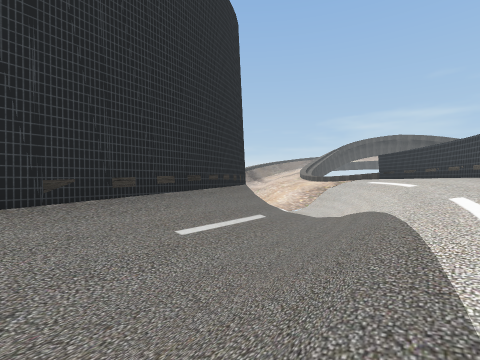
View 1 (above)

16 first-person views from a walk through a scene from a Unity 3-D project. The camera is 1.3 m above the floor, looks level and sees 85° across. The floor is counted in squares, 2 m on a side. Each view is taken from the middle of a square. On the plan, view 1 faces up. The plan holds only what a view shows up to about 9 squares ahead; the rest is blank. The place goes on beyond the plan. Some surface patterns are stand-ins.

View 2
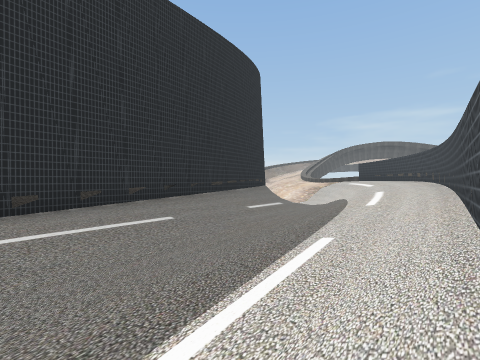

View 3
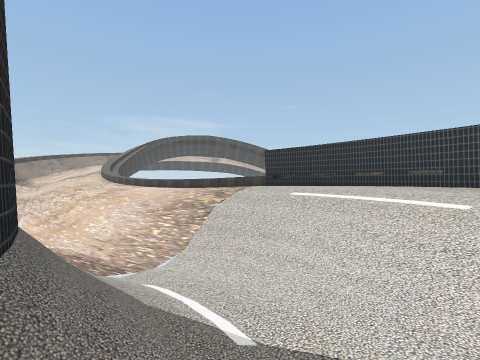

View 4
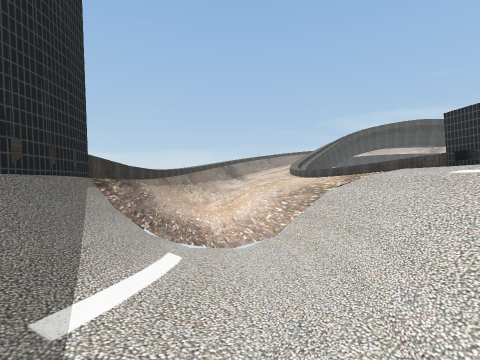

View 5
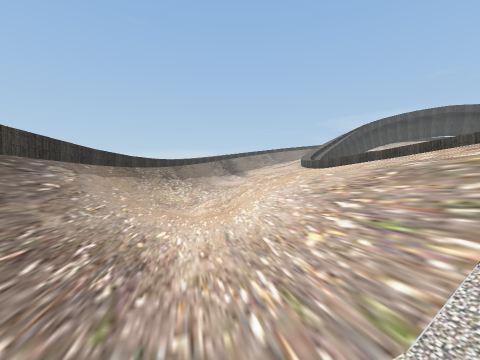

View 6
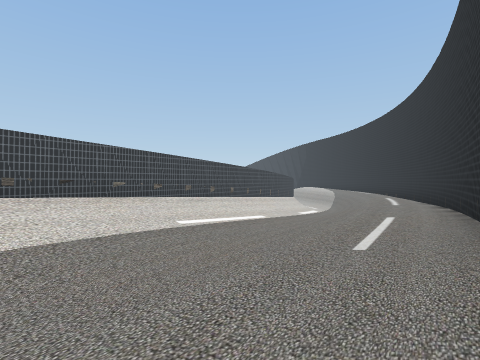

View 7
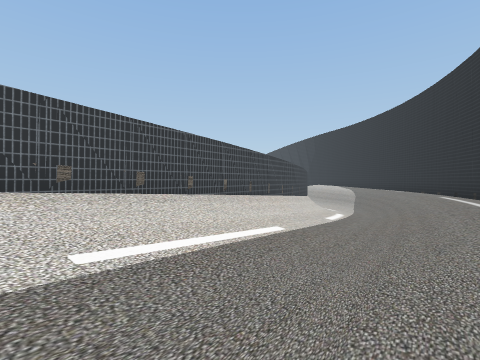

View 8
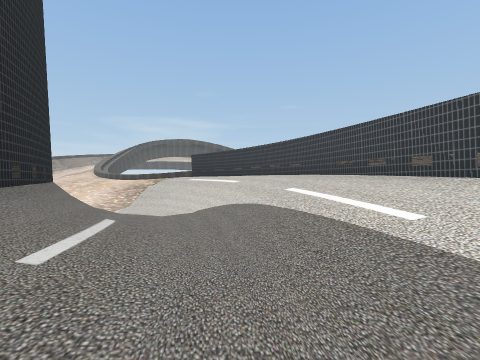

View 9
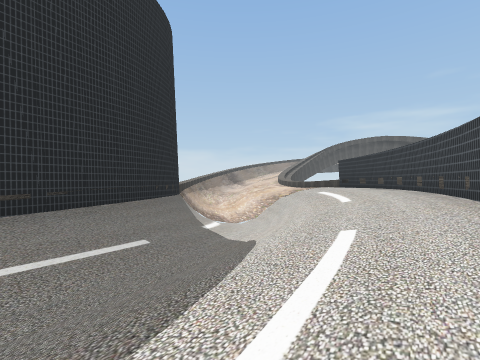

View 10
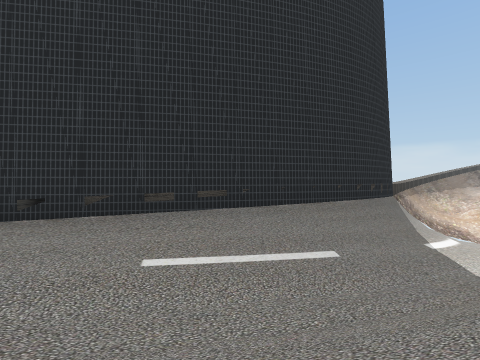

View 11
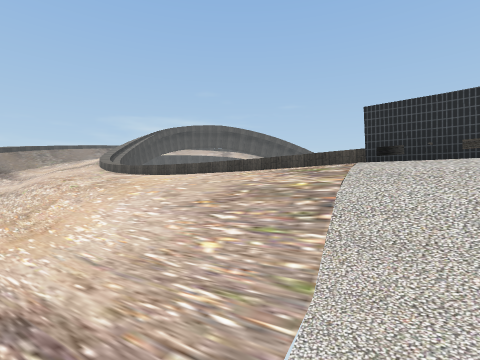

View 12
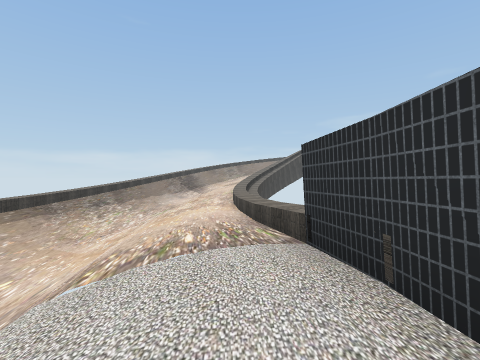

View 13
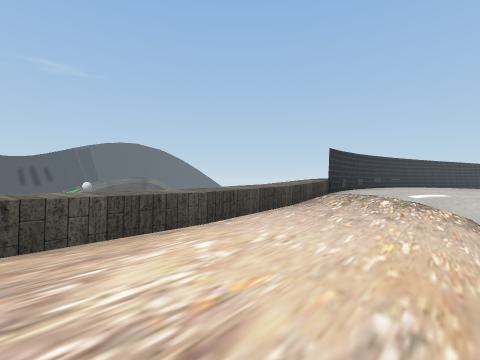

View 14
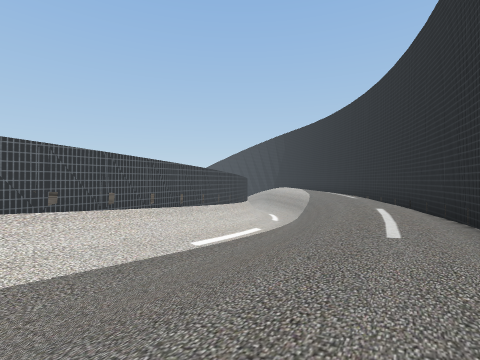

View 15
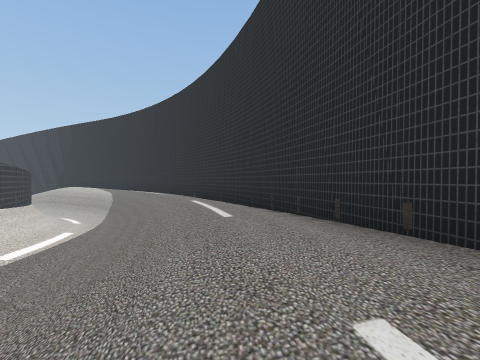

View 16
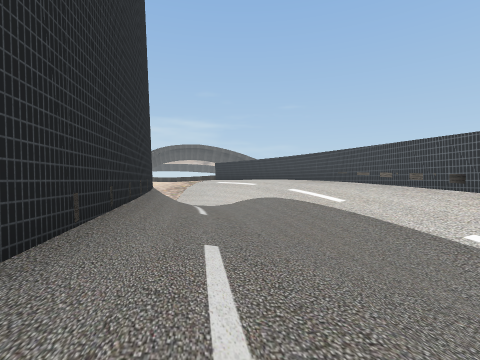

### Floor plan
Key: @ floor where view 1 was taken; # wall or solid block; . main floor; : floor 0.25 m higher than the main floor; - floor 0.25 m lower than the main floor; + floor 0.5 m higher than the main floor; _ floor 0.5 m lower than the main floor; * floor 0.75 m higher than the main floor; < floor 0.75 m lower than the main floor; % floor 1 m higher than the main floor; ( floor 1 m lower than the main floor; & floor 1.25 m higher than the main floor; ! floor 1.25 m lower than the main floor; ? floor 1.5 m lower than the main floor; / step, stairs or slope; = window, fence, low wall or low ledge; ^ raised ledge.
Columns run from 10 left of view 1 to 7 right of it. Each row starts with its distance up from view 1.
 17          #/(/+%^
 16          #/(/+%^
 15          #/(/+%^
 14          #/(//%^^
 13          #/(//%&^
 12          ##(//%&^
 11           #((/%&^
 10           #/(//&#=
  9           #/<//&#
  8           #/_/%&#
  7           #/_/%&#
  6          #/-_/%&#
  5         ##/-/+%&=
  4         #/--/*%#
  3        #/.-/+*&#
  2       ##..-:+*#
  1       #:.-.:+#
  0      #:.--@:/#
 -1     #:..--./#
 -2     #..-_-/#
 -3    #..-__/#=
 -4   =.../__/#
 -5   #../<</#
 -6   ^.-/(/#
 -7  #..//(/#
 -8  #../!/#
 -9 =/.-/?/#
-10 =/.//?/#

Positions as (right, up) in squares from view 1, and headings:
1: (0, 0), facing up
2: (-1, -4), facing up
3: (0, 6), facing up-right
4: (2, 6), facing up
5: (2, 9), facing up
6: (-1, 4), facing down
7: (-1, 1), facing down
8: (-1, 1), facing up-right
9: (2, 1), facing up
10: (2, 2), facing up-left
11: (1, 9), facing up-right
12: (5, 8), facing up
13: (3, 16), facing down-right
14: (-4, -1), facing down
15: (-3, -1), facing down-left
16: (-4, -1), facing up-right
